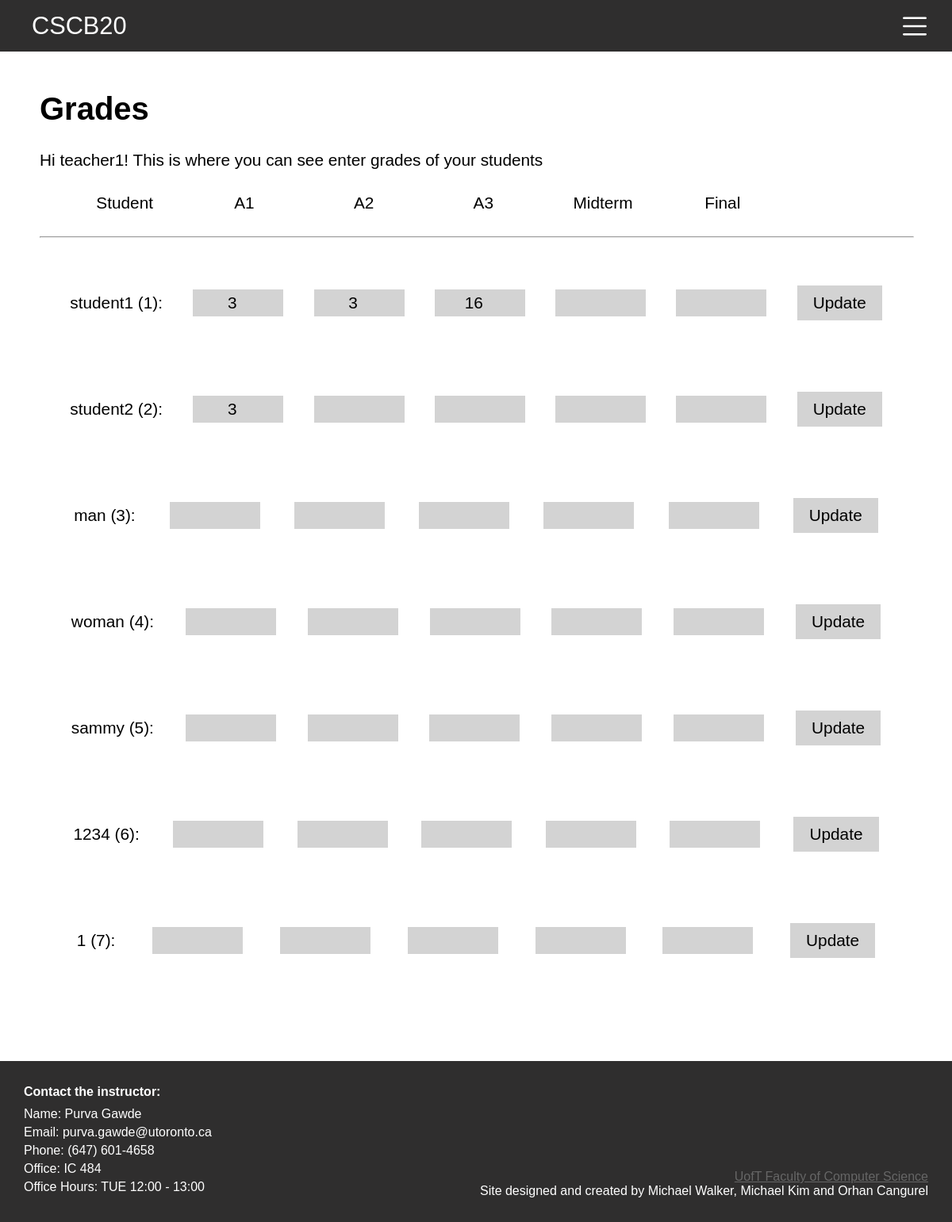
Page /grades (signed in) on the committed database.
### app.py (models this page shows)
class Mark(db.Model):
    sid=db.Column(db.Integer, primary_key = True, nullable = False)
    a1=db.Column(db.Integer, nullable = False)
    a2=db.Column(db.Integer, nullable = False)
    a3=db.Column(db.Integer, nullable = False)
    midterm=db.Column(db.Integer, nullable = False)
    final=db.Column(db.Integer, nullable = False)

class Student(db.Model):
    id=db.Column(db.Integer, primary_key = True)
    username=db.Column(db.String(20), unique = True, nullable = False)
    email=db.Column(db.String(30), unique = True, nullable = False)
    password=db.Column(db.String(30), nullable = False)

### app.py (the view, shortened to what this page needs)
@app.route('/grades', methods = ['GET', 'POST'])
def grades():
    if (session['type'] == 'Student'):
        student = db.session.query(Student).filter(Student.username == session['name'])
        grades = db.session.query(Mark).get(student[0].id)
        if request.method == 'POST':
            assesment = request.form['assesment']
            remark = request.form['explanation']
            sid = student[0].id
            mark = -1
            match assesment:
                case "A1":
                    mark = grades.a1
                case "A2":
                    mark = grades.a2
                case "A3":
                    mark = grades.a3
                case "Midterm":
                    mark = grades.midterm
                case "Final":
                    mark = grades.final
            exists = db.session.query(Remark).filter(Remark.sid == sid, Remark.mark == mark, Remark.assesment == assesment).first()
            if not exists:
                add_regrade([assesment, mark, sid, remark])
                return jsonify({'regrade_exists': False})
            else:
                return jsonify({'regrade_exists': True})
        return render_template('student_grades.html', a1 = grades.a1, a2 = grades.a2, a3 = grades.a3, mid = grades.midterm, final = grades.final)
    else:
        grades = db.session.query(Mark, Student).join(Student, Mark.sid == Student.id).all()
        return render_template('instructor_grades.html', grades=grades)

### templates/instructor_grades.html (shortened to what this page needs)
<!DOCTYPE html>
<html lang="en" dir="ltr">
  <head>
    <link
      rel="stylesheet"
      href="{{ url_for('static', filename='css/instructor_grades.css') }}"
    />
  </head>
  <body>
    {% extends "template.html" %} {% block content %}
    <section id="content">
      <h1>Grades</h1>
      <p>
        Hi {{ session.name }}! This is where you can see enter grades of your
        students
      </p>
      <div class="grades-header">
        <p>Student</p>
        <p>A1</p>
        <p>A2</p>
        <p>A3</p>
        <p>Midterm</p>
        <p>Final</p>
      </div>
      <hr>
        {% for grade, student in grades %}
      <form action="{{ url_for('grades') }}" method="post">
        <label for="sid">{{ student.username }} ({{ grade.sid }}):</label>
        <input type="number" id="a1" name="a1" min="0" max="100" value="{% if grade.a1 != -1 %}{{ grade.a1 }}{% endif %}" oninput="validity.valid||(value='');"/>
        <input type="number" id="a2" name="a2" min="0" max="100" value="{% if grade.a2 != -1 %}{{ grade.a2 }}{% endif %}" oninput="validity.valid||(value='');"/>
        <input type="number" id="a3" name="a3" min="0" max="100" value="{% if grade.a3 != -1 %}{{ grade.a3 }}{% endif %}" oninput="validity.valid||(value='');"/>
        <input type="number" id="mid" name="mid" min="0" max="100" value="{% if grade.midterm != -1 %}{{ grade.midterm }}{% endif %}" oninput="validity.valid||(value='');"/>
        <input type="number" id="final" name="final" min="0" max="100" value="{% if grade.final != -1 %}{{ grade.final }}{% endif %}" oninput="validity.valid||(value='');"/>
        <input type="submit" value="Update"></input>
      </form>
      {% endfor %}
    </section>
    {% endblock %}

### static/css/instructor_grades.css (style rules this page uses)
#content p { font-size: 1.3em; margin-top: 30px; }
.grades-header { display: flex; width: 43%; justify-content: space-evenly; }
.grades-header p { display: flex; justify-content: space-evenly; width: 9%; margin-bottom: 30px; }
hr { width: 41%; }
form { margin-top: 30px; }
#content label { font-size: 1.3em; }
#content form { display: flex; justify-content: space-evenly; width: 50%; align-items: center; }
#content input[type="number"] { margin-top: 30px; margin-bottom: 30px; padding: 2px; border: none; font-size: 1.3em; background-color: lightgray; width: 10%; text-align: center; height: 30px; align-self: center; }
#content input[type="submit"] { background-color: lightgray; border: none; font-size: 1.3em; margin-top: 30px; margin-bottom: 30px; padding: 10px 20px; }
@media screen and (max-width: 1250px) { #content form { width: 100%; } }
@media screen and (max-width: 1250px) { .grades-header { width: 88%; } }
@media screen and (max-width: 1250px) { hr { width: 100%; } }

### static/css/template.css (style rules this page uses)
* { margin: 0; padding: 0; }
body { font-family: "Source Sans Pro", sans-serif; background-color: #2f2e2e; }
#content { padding: 50px 50px 100px; background-color: white; }
#content h1 { font-size: 2.5em; }

### rows in the picture
Mark: username "student1", sid "1", a1 "3", a2 "3", a3 "16"
Mark: username "student2", sid "2", a1 "3"
Mark: username "man", sid "3"
Mark: username "woman", sid "4"
Mark: username "sammy", sid "5"
Mark: username "1234", sid "6"
Mark: username "1", sid "7"

### other values in the picture
{{ session.name }} "teacher1"
